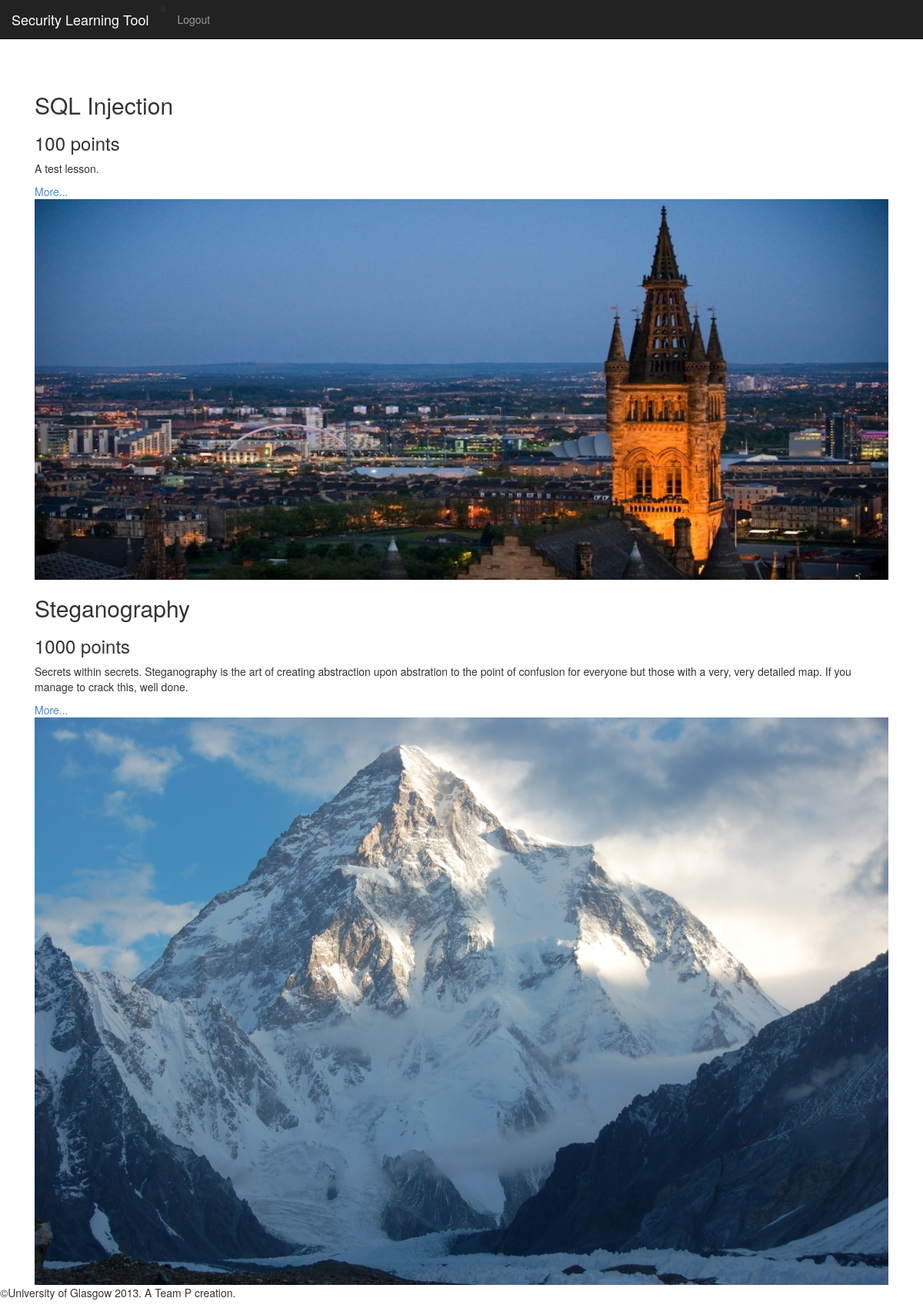
The app's page /lessons/ (signed in) with its own data.
### course/models.py (models this page shows, shortened)
class Lesson(models.Model):
		title = models.CharField(max_length=100)
		image = models.ImageField(upload_to="Lessons")
		award = models.IntegerField()
		description = models.TextField()

### course/views.py (the view)
# urls.py: url(r'^lessons/', include('course.urls')),
@login_required
def lessons(request):
	allLessons = Lesson.objects.all()
	template = loader.get_template('course/lessons.html')
	authenticater = request.user.is_authenticated()
	context = RequestContext(request, {'lessons': allLessons,'authenticated':authenticater,})
	return HttpResponse(template.render(context))

### templates/course/lessons.html (shortened to what this page needs)
{% extends "base.html" %}
{% block header %}
	{% if authenticated %}
			<li><a href="{% url 'logout'%}">Logout</a></li>
	{% endif %}
{% endblock %}
{% block content %}
	{%for lesson in lessons%}
	<div class="col-md-12">
		<span><h2>{{lesson.title}}</h2><h3> {{lesson.award}} points</h3></span>
		<p>{{lesson.description}}</p>
		<a href="/lessons/res/?id={{lesson.pk}}">More...</a>
		<img src={{MEDIA_URL}}{{lesson.image}} style="width:100%"></img>
	</div>
	{% endfor %}
{% endblock %}

### templates/base.html (shortened to what this page needs)
<html>
	<head>
		{% load static %}
		<link rel="stylesheet" type="text/css" href="{% static 'css/bootstrap.min.css' %}">
	</head>
	<body>
		<nav class="navbar navbar-inverse navbar-fixed-top" role="navigation">
		  <div class="navbar-header">
		    <a class="navbar-brand" href="{% url 'lessons'%}">Security Learning Tool</a>s
		  </div>
		  <div class="collapse navbar-collapse" id="navbar-collapse">
		  	<ul class="nav navbar-nav">
		    {% block header %}{% endblock %}
		    </ul>
		  </div>
		</nav>
		<div class="container" style="padding-top:100px;">
			{% block content %}{% endblock %}
		</div>
	</body>
	<footer>
		<p>&copy;University of Glasgow 2013. A Team P creation.</p>
	</footer>
</html>

### records on screen
Lesson: title "SQL Injection", award "100", description "A test lesson.", image (picture)
Lesson: title "Steganography", award "1000", description "Secrets within secrets. Steganography is the art of creating abstraction upon abstration to the point of confusion for everyone but those with a very, very detailed map. If you manage to crack this, well done.", image (picture)
